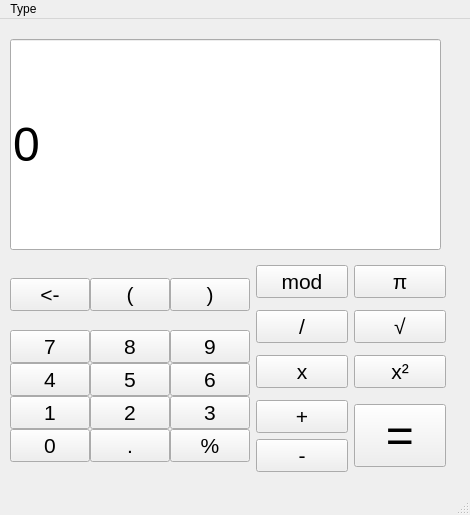
<?xml version="1.0" encoding="UTF-8"?>
<ui version="4.0">
 <class>MainWindow</class>
 <widget class="QMainWindow" name="MainWindow">
  <property name="geometry">
   <rect>
    <x>0</x>
    <y>0</y>
    <width>470</width>
    <height>515</height>
   </rect>
  </property>
  <property name="windowTitle">
   <string>MainWindow</string>
  </property>
  <widget class="QWidget" name="centralwidget">
   <widget class="QLineEdit" name="ResultLineEdit">
    <property name="geometry">
     <rect>
      <x>10</x>
      <y>20</y>
      <width>431</width>
      <height>211</height>
     </rect>
    </property>
    <property name="font">
     <font>
      <pointsize>36</pointsize>
     </font>
    </property>
    <property name="text">
     <string>0</string>
    </property>
    <property name="readOnly">
     <bool>true</bool>
    </property>
   </widget>
   <widget class="QWidget" name="horizontalLayoutWidget_2">
    <property name="geometry">
     <rect>
      <x>10</x>
      <y>240</y>
      <width>436</width>
      <height>222</height>
     </rect>
    </property>
    <layout class="QHBoxLayout" name="horizontalLayout_3">
     <item>
      <layout class="QVBoxLayout" name="verticalLayout_2">
       <property name="spacing">
        <number>0</number>
       </property>
       <item>
        <layout class="QHBoxLayout" name="horizontalLayout_2">
         <item>
          <widget class="QPushButton" name="DeleteButton">
           <property name="font">
            <font>
             <pointsize>16</pointsize>
            </font>
           </property>
           <property name="text">
            <string>&lt;-</string>
           </property>
          </widget>
         </item>
         <item>
          <widget class="QPushButton" name="LeftBracketButton">
           <property name="font">
            <font>
             <pointsize>16</pointsize>
            </font>
           </property>
           <property name="text">
            <string>(</string>
           </property>
          </widget>
         </item>
         <item>
          <widget class="QPushButton" name="RightBracketButton">
           <property name="font">
            <font>
             <pointsize>16</pointsize>
            </font>
           </property>
           <property name="text">
            <string>)</string>
           </property>
          </widget>
         </item>
        </layout>
       </item>
       <item>
        <layout class="QGridLayout" name="numberGrid">
         <item row="3" column="0">
          <widget class="QPushButton" name="ZeroButton">
           <property name="font">
            <font>
             <pointsize>16</pointsize>
            </font>
           </property>
           <property name="text">
            <string>0</string>
           </property>
          </widget>
         </item>
         <item row="2" column="1">
          <widget class="QPushButton" name="TwoButton">
           <property name="font">
            <font>
             <pointsize>16</pointsize>
            </font>
           </property>
           <property name="text">
            <string>2</string>
           </property>
          </widget>
         </item>
         <item row="0" column="0">
          <widget class="QPushButton" name="SevenButton">
           <property name="font">
            <font>
             <pointsize>16</pointsize>
            </font>
           </property>
           <property name="text">
            <string>7</string>
           </property>
          </widget>
         </item>
         <item row="3" column="1">
          <widget class="QPushButton" name="DotButton">
           <property name="font">
            <font>
             <pointsize>16</pointsize>
            </font>
           </property>
           <property name="text">
            <string>.</string>
           </property>
          </widget>
         </item>
         <item row="1" column="0">
          <widget class="QPushButton" name="FourButton">
           <property name="font">
            <font>
             <pointsize>16</pointsize>
            </font>
           </property>
           <property name="text">
            <string>4</string>
           </property>
          </widget>
         </item>
         <item row="1" column="1">
          <widget class="QPushButton" name="FiveButton">
           <property name="font">
            <font>
             <pointsize>16</pointsize>
            </font>
           </property>
           <property name="text">
            <string>5</string>
           </property>
          </widget>
         </item>
         <item row="3" column="2">
          <widget class="QPushButton" name="PercentButton">
           <property name="font">
            <font>
             <pointsize>16</pointsize>
            </font>
           </property>
           <property name="text">
            <string>%</string>
           </property>
          </widget>
         </item>
         <item row="0" column="2">
          <widget class="QPushButton" name="NineButton">
           <property name="font">
            <font>
             <pointsize>16</pointsize>
            </font>
           </property>
           <property name="text">
            <string>9</string>
           </property>
          </widget>
         </item>
         <item row="2" column="0">
          <widget class="QPushButton" name="OneButton">
           <property name="font">
            <font>
             <pointsize>16</pointsize>
            </font>
           </property>
           <property name="text">
            <string>1</string>
           </property>
          </widget>
         </item>
         <item row="0" column="1">
          <widget class="QPushButton" name="EightButton">
           <property name="font">
            <font>
             <pointsize>16</pointsize>
            </font>
           </property>
           <property name="text">
            <string>8</string>
           </property>
          </widget>
         </item>
         <item row="2" column="2">
          <widget class="QPushButton" name="ThreeButton">
           <property name="font">
            <font>
             <pointsize>16</pointsize>
            </font>
           </property>
           <property name="text">
            <string>3</string>
           </property>
          </widget>
         </item>
         <item row="1" column="2">
          <widget class="QPushButton" name="SixButton">
           <property name="font">
            <font>
             <pointsize>16</pointsize>
            </font>
           </property>
           <property name="text">
            <string>6</string>
           </property>
          </widget>
         </item>
        </layout>
       </item>
      </layout>
     </item>
     <item>
      <layout class="QGridLayout" name="operatorGrid">
       <property name="topMargin">
        <number>0</number>
       </property>
       <item row="2" column="4">
        <widget class="QPushButton" name="SquareButton">
         <property name="font">
          <font>
           <pointsize>16</pointsize>
          </font>
         </property>
         <property name="text">
          <string>x²</string>
         </property>
        </widget>
       </item>
       <item row="0" column="3">
        <widget class="QPushButton" name="ModButton">
         <property name="font">
          <font>
           <pointsize>16</pointsize>
          </font>
         </property>
         <property name="text">
          <string>mod</string>
         </property>
        </widget>
       </item>
       <item row="1" column="4">
        <widget class="QPushButton" name="SquareRootButton">
         <property name="font">
          <font>
           <pointsize>16</pointsize>
          </font>
         </property>
         <property name="text">
          <string>√</string>
         </property>
        </widget>
       </item>
       <item row="2" column="3">
        <widget class="QPushButton" name="MultiplyButton">
         <property name="font">
          <font>
           <pointsize>16</pointsize>
          </font>
         </property>
         <property name="text">
          <string>x</string>
         </property>
        </widget>
       </item>
       <item row="1" column="3">
        <widget class="QPushButton" name="DivideButton">
         <property name="font">
          <font>
           <pointsize>16</pointsize>
          </font>
         </property>
         <property name="text">
          <string>/</string>
         </property>
        </widget>
       </item>
       <item row="0" column="4">
        <widget class="QPushButton" name="PiButton">
         <property name="font">
          <font>
           <pointsize>16</pointsize>
          </font>
         </property>
         <property name="text">
          <string>π</string>
         </property>
        </widget>
       </item>
       <item row="4" column="4">
        <layout class="QHBoxLayout" name="horizontalLayout_4">
         <item>
          <widget class="QPushButton" name="EqualButton">
           <property name="font">
            <font>
             <pointsize>36</pointsize>
            </font>
           </property>
           <property name="text">
            <string>=</string>
           </property>
          </widget>
         </item>
        </layout>
       </item>
       <item row="4" column="3">
        <layout class="QVBoxLayout" name="plusMinusBox">
         <item>
          <widget class="QPushButton" name="PlusButton">
           <property name="font">
            <font>
             <pointsize>16</pointsize>
            </font>
           </property>
           <property name="text">
            <string>+</string>
           </property>
          </widget>
         </item>
         <item>
          <widget class="QPushButton" name="MinusButton">
           <property name="font">
            <font>
             <pointsize>16</pointsize>
            </font>
           </property>
           <property name="text">
            <string>-</string>
           </property>
          </widget>
         </item>
        </layout>
       </item>
      </layout>
     </item>
    </layout>
   </widget>
  </widget>
  <widget class="QMenuBar" name="menubar">
   <property name="geometry">
    <rect>
     <x>0</x>
     <y>0</y>
     <width>470</width>
     <height>22</height>
    </rect>
   </property>
   <widget class="QMenu" name="menutype">
    <property name="title">
     <string>Type</string>
    </property>
    <addaction name="actionbasic"/>
    <addaction name="actionadvanced"/>
   </widget>
   <addaction name="menutype"/>
  </widget>
  <widget class="QStatusBar" name="statusbar"/>
  <action name="actionbasic">
   <property name="text">
    <string>basic</string>
   </property>
  </action>
  <action name="actionadvanced">
   <property name="text">
    <string>advanced</string>
   </property>
  </action>
  <action name="actionNumberClicked">
   <property name="text">
    <string>NumberClicked</string>
   </property>
   <property name="menuRole">
    <enum>QAction::ApplicationSpecificRole</enum>
   </property>
  </action>
 </widget>
 <resources/>
 <connections/>
</ui>
